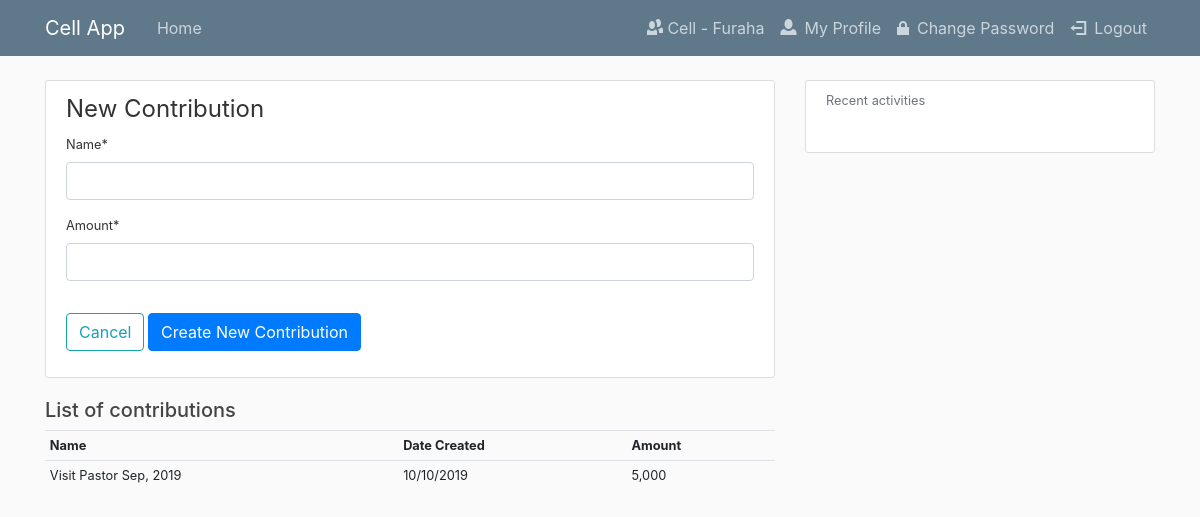
The app's page /contributions/create/ (signed in) with its own data.
### cell/models.py (models this page shows, shortened)
class Member(models.Model):
    user = models.OneToOneField(User, on_delete=models.CASCADE, null=True, blank=True)
    cell_group = models.ForeignKey(CellGroup, on_delete=models.CASCADE)
    record_date = models.DateTimeField(default=timezone.now)
    created_by = models.ForeignKey(User, on_delete=models.PROTECT, related_name='member_created_by')
    name = models.CharField(max_length=100)
    phone_no = models.CharField(max_length=20, null=True)
    class Meta:
        unique_together = ('name', 'cell_group',)
        ordering = ['name']

class CellGroup(models.Model):
    name = models.CharField(max_length=100)
    created_by = models.ForeignKey(User, on_delete=models.PROTECT)
    record_date = models.DateTimeField(default=timezone.now)
    def __str__(self):
        return f'{self.name}'

class Contribution(models.Model):
    cell_group = models.ForeignKey(CellGroup, on_delete=models.CASCADE)
    record_date = models.DateTimeField(default=timezone.now)
    name = models.CharField(max_length=100)
    amount = models.DecimalField(max_digits=10, decimal_places=0)
    created_by = models.ForeignKey(
        User, on_delete=models.PROTECT, related_name='contribution_created_by')
    class Meta:
        ordering = ['-record_date']

### cell/views.py (the view, shortened to what this page needs)
# urls.py: path('contributions/create/', views.CreateContributionView.as_view(), name="create-contribution"),
class CreateContributionView(LoginRequiredMixin, CreateView):
    model = Contribution
    fields = ['name', 'amount']
    template_name = 'cell/cell_contribution_form.html'

### base/context_processors.py (called while the page is built)
def add_log_entries(request):
    if request.user and not request.user.is_anonymous:
        return {'log_entries': LogEntry.objects.filter(actor=request.user).order_by('-timestamp')[:5]}
    return {}

### cell/templates/cell/cell_contribution_form.html (shortened to what this page needs)
{% extends "base/base.html" %}
{% load crispy_forms_tags %}
{% load humanize %}
{% block content %}
    <div class="content-section">
        <form method="POST">
            <fieldset class="form-group">
                <legend class="borde-botton mb-2">New Contribution</legend>
                {{ form|crispy }}
            </fieldset>
            <div class="form-group">
                <a class="btn btn-outline-info" href="{% url 'home' %}">Cancel</a>
                <button class="btn btn-primary" type="submmit">Create New Contribution</button>
            </div>
        </form>
    </div>
    {% if user.is_authenticated %}
        {% if user.member %}
            {% if user.member.cell_group.contribution_set.all %}
                <h5>List of contributions</h5>
                <table class="table table-sm table-hover">
                    <tr>
                        <th>Name</th>
                        <th>Date Created</th>
                        <th>Amount</th>
                    </tr>
                    {% for m in user.member.cell_group.contribution_set.all %}
                        <tr>
                            <td>{{ m.name }}</td>
                            <td>{{ m.record_date|date:"d/m/Y" }}</td>
                            <td>{{ m.amount|intcomma }}</td>
                        </tr>
                    {% endfor %}
                </table>
            {% else %}
                <p>No records to display</p>
            {% endif %}
        {% else %}
            <p>This application is for management of cell groups. However, you are not linked to any cell group right now!</p>
            <a class="btn btn-primary btn-sm" href="{% url 'create-cell-group' %}">Create new cell group</a>
        {% endif %}
    {% else %}
        <p>You are not logged in yet!</p>
        <a href="{% url 'login' %}">Login</a>
    {% endif %}
{% endblock content%}

### base/templates/base/base.html (shortened to what this page needs)
{% load static %}
<!DOCTYPE html>
<html>
<head>
    <link rel="stylesheet" href="https://stackpath.bootstrapcdn.com/bootstrap/4.3.1/css/bootstrap.min.css">
    <link rel="stylesheet" type="text/css" href="{% static 'base/font/css/open-iconic-bootstrap.css' %}"/>
    <link rel="stylesheet" type="text/css" href="{% static 'base/main.css' %}"/>
</head>
<body>
    <header class="site-header">
      <nav class="navbar navbar-expand-md navbar-dark bg-steel fixed-top">
        <div class="container">
          <a class="navbar-brand mr-4" href="{% url 'home' %}">Cell App</a>
          <div class="collapse navbar-collapse" id="navbarToggle">
            <div class="navbar-nav mr-auto">
              <a class="nav-item nav-link" href="{% url 'home' %}">Home</a>
            </div>
            <div class="navbar-nav">
              {% if user.is_authenticated %}
                <a class="nav-item nav-link" href="{% url 'home' %}"><span class="oi oi-people"></span> Cell - {{ user.member.cell_group }}</a>
                <a class="nav-item nav-link" href="{% url 'profile' %}"><span class="mr-2 oi oi-person"></span>My Profile</a>
                <a class="nav-item nav-link" href="{% url 'change-password' %}"><span class="mr-2 oi oi-lock-locked"></span>Change Password</a>
                <a class="nav-item nav-link" href="{% url 'logout' %}"><span class="mr-2 oi oi-account-logout"></span>Logout</a>
              {% else %}
                <a class="nav-item nav-link" href="{% url 'login' %}">Login</a>
                <a class="nav-item nav-link" href="{% url 'register' %}">Register</a>
              {% endif %}
            </div>
          </div>
        </div>
      </nav>
    </header>
    <main role="main" class="container">
      <div class="row">
        <div class="col-md-8 small">
          {% block content %}{% endblock %}
        </div>
        <div class="col-md-4">
          <div class="small content-section">
            {% if user.is_authenticated %}
              <p class='text-muted'>Recent activities
              </p>
            {% else %}
              <p>Not logged in</p>
            {% endif %}
          </div>
        </div>
      </div>
    </main>
</body>
</html>

### base/static/base/main.css (style rules this page uses)
body { background: #fafafa; color: #333333; margin-top: 5rem; }
h1, h2, h3, h4, h5, h6 { color: #444444; }
.bg-steel { background-color: #5f788a; }
.site-header .navbar-nav .nav-link { color: #cbd5db; }
.content-section { background: #ffffff; padding: 10px 20px; border: 1px solid #dddddd; border-radius: 3px; margin-bottom: 20px; }

### records on screen
Contribution: name "Visit Pastor Sep, 2019", record_date "10/10/2019", amount "5,000"

### other values on screen
{{ user.member.cell_group }} "Furaha"
